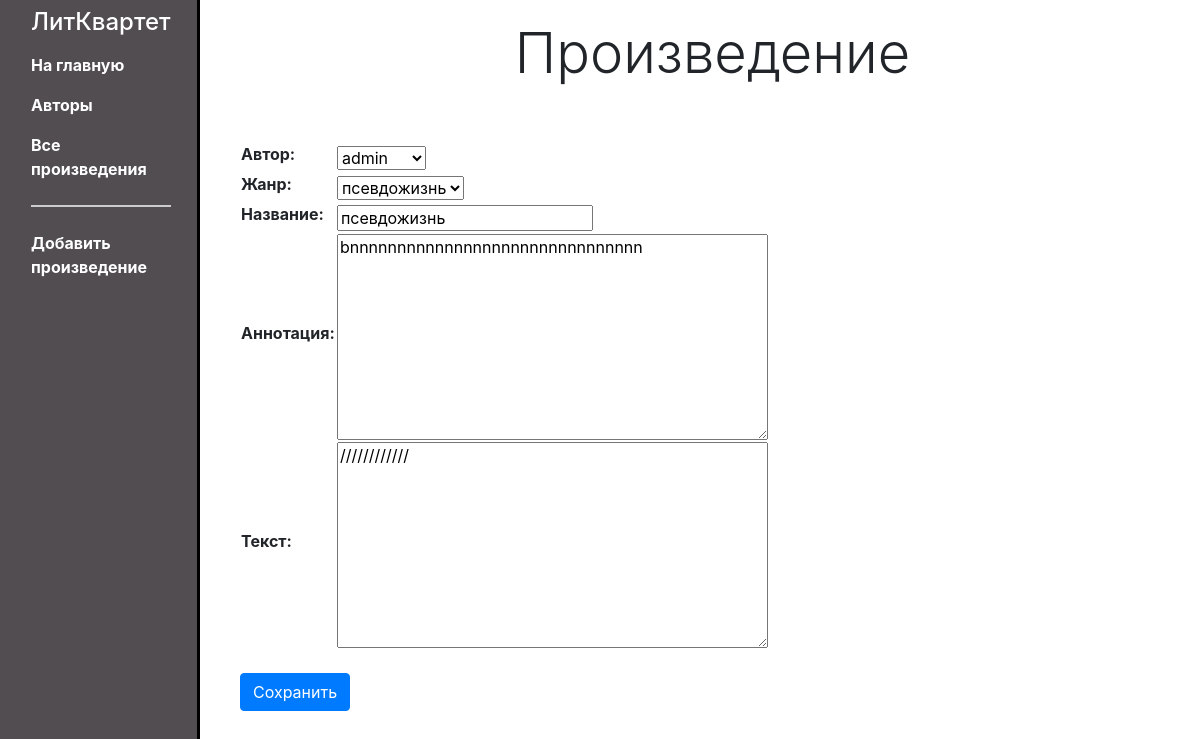
Screenshot of /writer/content/fb3a2988-7889-4b4a-ae0a-d42d10bb48ac/update/ with the database file from the repository.
### writer/models.py (models this page shows, shortened)
class Content(models.Model):
    id = models.UUIDField(primary_key=True, default=uuid.uuid4, help_text='Уникальный id для каждого произведения')
    author = models.ForeignKey(User, verbose_name='Автор', on_delete=models.CASCADE)
    ganre = models.ForeignKey('ContentType', on_delete=models.SET_NULL, null=True, verbose_name='Жанр')
    name = models.CharField('Название', max_length=200)
    description = models.TextField('Аннотация', max_length=500, null=True)
    data = models.TextField('Текст')

class ContentType(models.Model):
    id = models.UUIDField(primary_key=True, default=uuid.uuid4, help_text='Уникальный id для каждого жанра')
    name = models.CharField('Название', max_length=150)
    description = models.TextField('Описание', max_length=1000, blank=True, null=True)
    def __str__(self):
        return self.name

### writer/views.py (the view)
# urls.py: re_path(r'^content/(?P<pk>[0-9a-f]{8}-[0-9a-f]{4}-[0-9a-f]{4}-[0-9a-f]{4}-[0-9a-f]{12})/update/$', views.ContentUpdate.as_view(), name='content_update'),
class ContentUpdate(generic.UpdateView):
    model = Content
    fields = ['author','ganre','name','description','data' ]

### writer/templates/writer/content_form.html (shortened to what this page needs)
{% extends "base_generic.html" %}
{% block content %}
<h2 class="display-4">Произведение</h2>
<br>
<br>
<form action="" method="post">
    <table>
    {{ form.as_table }}
    </table>
    <br>
    <input type="submit" class="btn btn-primary" value="Сохранить" />
</form>
{% endblock %}

### writer/static/css/style.css (style rules this page uses)
body { background-color: white; }
h2 { text-align: center; }

### rows the page displays
Content: author "admin", ganre "псевдожизнь", description "bnnnnnnnnnnnnnnnnnnnnnnnnnnnnnnn", data "////////////"
ContentType: name "псевдожизнь"
